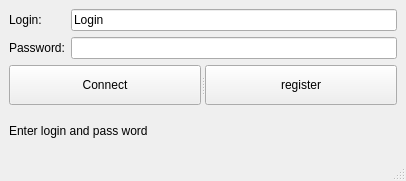
<?xml version="1.0" encoding="UTF-8"?>
<ui version="4.0">
 <class>login</class>
 <widget class="QMainWindow" name="login">
  <property name="geometry">
   <rect>
    <x>0</x>
    <y>0</y>
    <width>406</width>
    <height>181</height>
   </rect>
  </property>
  <property name="windowTitle">
   <string>Babel - Login</string>
  </property>
  <property name="windowIcon">
   <iconset>
    <normaloff>./ressources/Chatot.png</normaloff>./ressources/Chatot.png</iconset>
  </property>
  <widget class="QWidget" name="centralwidget">
   <layout class="QGridLayout" name="gridLayout">
    <item row="0" column="0">
     <widget class="QLabel" name="label">
      <property name="text">
       <string>Login:</string>
      </property>
     </widget>
    </item>
    <item row="0" column="1">
     <widget class="QLineEdit" name="nickname">
      <property name="text">
       <string>Login</string>
      </property>
     </widget>
    </item>
    <item row="1" column="0">
     <widget class="QLabel" name="label_2">
      <property name="text">
       <string>Password:</string>
      </property>
     </widget>
    </item>
    <item row="1" column="1">
     <widget class="QLineEdit" name="password">
      <property name="inputMethodHints">
       <set>Qt::ImhHiddenText|Qt::ImhNoAutoUppercase|Qt::ImhNoPredictiveText|Qt::ImhSensitiveData</set>
      </property>
      <property name="inputMask">
       <string/>
      </property>
      <property name="text">
       <string/>
      </property>
      <property name="echoMode">
       <enum>QLineEdit::Password</enum>
      </property>
     </widget>
    </item>
    <item row="2" column="0" colspan="2">
     <widget class="QSplitter" name="splitter">
      <property name="orientation">
       <enum>Qt::Horizontal</enum>
      </property>
      <widget class="QPushButton" name="pushButton">
       <property name="text">
        <string>Connect</string>
       </property>
      </widget>
      <widget class="QPushButton" name="reg">
       <property name="text">
        <string>register</string>
       </property>
      </widget>
     </widget>
    </item>
    <item row="3" column="0" colspan="2">
     <widget class="QLabel" name="check">
      <property name="text">
       <string>Enter login and pass word</string>
      </property>
     </widget>
    </item>
   </layout>
  </widget>
  <widget class="QMenuBar" name="menubar">
   <property name="geometry">
    <rect>
     <x>0</x>
     <y>0</y>
     <width>406</width>
     <height>25</height>
    </rect>
   </property>
  </widget>
  <widget class="QStatusBar" name="statusbar"/>
 </widget>
 <resources/>
 <connections/>
</ui>
